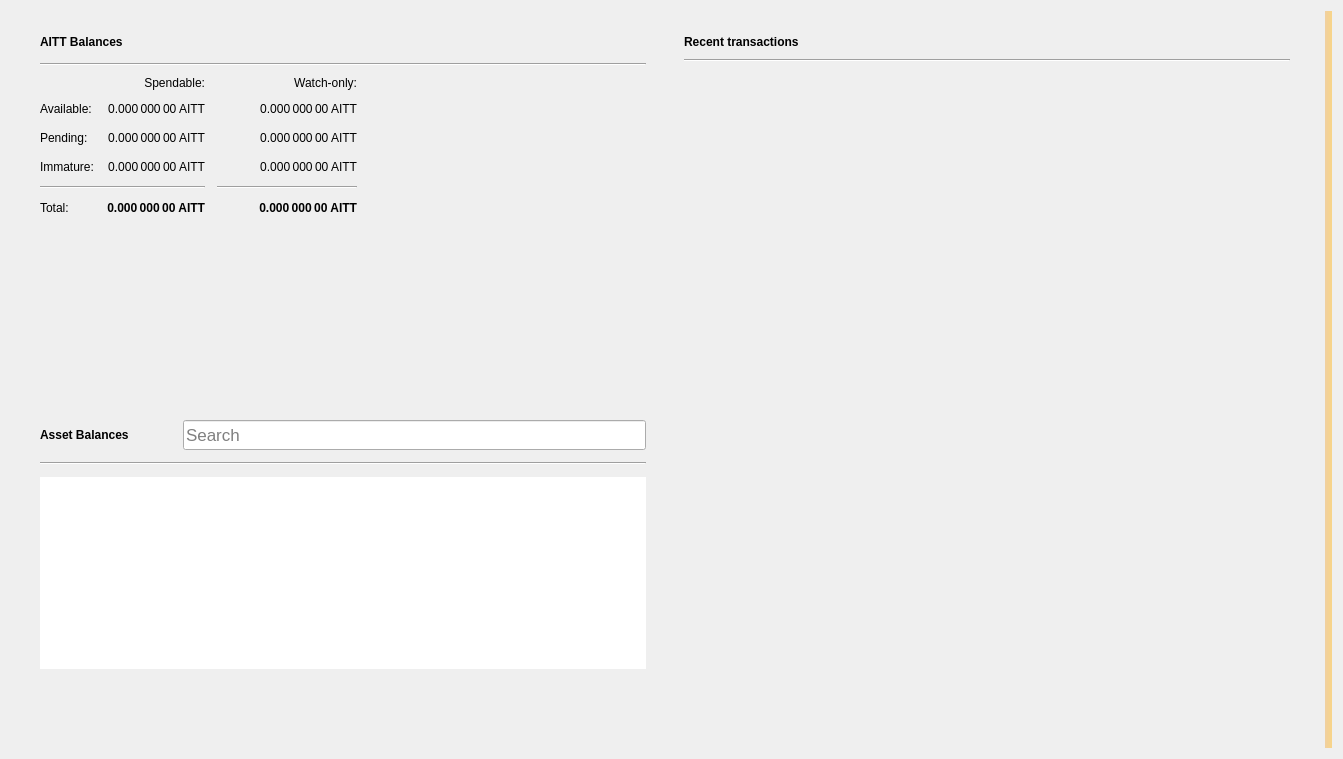
<?xml version="1.0" encoding="UTF-8"?>
<ui version="4.0">
 <class>OverviewPage</class>
 <widget class="QWidget" name="OverviewPage">
  <property name="geometry">
   <rect>
    <x>0</x>
    <y>0</y>
    <width>1343</width>
    <height>759</height>
   </rect>
  </property>
  <property name="minimumSize">
   <size>
    <width>760</width>
    <height>0</height>
   </size>
  </property>
  <property name="windowTitle">
   <string>Form</string>
  </property>
  <property name="autoFillBackground">
   <bool>false</bool>
  </property>
  <layout class="QGridLayout" name="gridLayout_3">
   <item row="0" column="1">
    <layout class="QVBoxLayout" name="verticalLayout_7">
     <property name="spacing">
      <number>0</number>
     </property>
     <property name="leftMargin">
      <number>0</number>
     </property>
     <property name="topMargin">
      <number>0</number>
     </property>
     <property name="rightMargin">
      <number>0</number>
     </property>
     <property name="bottomMargin">
      <number>0</number>
     </property>
     <item>
      <layout class="QHBoxLayout" name="horizontalLayout" stretch="0,0">
       <property name="spacing">
        <number>20</number>
       </property>
       <property name="sizeConstraint">
        <enum>QLayout::SetMinAndMaxSize</enum>
       </property>
       <property name="leftMargin">
        <number>20</number>
       </property>
       <property name="topMargin">
        <number>20</number>
       </property>
       <property name="rightMargin">
        <number>20</number>
       </property>
       <property name="bottomMargin">
        <number>20</number>
       </property>
       <item>
        <layout class="QVBoxLayout" name="verticalLayout_2">
         <property name="spacing">
          <number>0</number>
         </property>
         <property name="rightMargin">
          <number>0</number>
         </property>
         <item>
          <widget class="QFrame" name="frame">
           <property name="sizePolicy">
            <sizepolicy hsizetype="Preferred" vsizetype="Preferred">
             <horstretch>0</horstretch>
             <verstretch>0</verstretch>
            </sizepolicy>
           </property>
           <property name="minimumSize">
            <size>
             <width>350</width>
             <height>180</height>
            </size>
           </property>
           <property name="frameShape">
            <enum>QFrame::NoFrame</enum>
           </property>
           <property name="frameShadow">
            <enum>QFrame::Raised</enum>
           </property>
           <property name="lineWidth">
            <number>5</number>
           </property>
           <layout class="QVBoxLayout" name="verticalLayout_4">
            <property name="spacing">
             <number>10</number>
            </property>
            <property name="topMargin">
             <number>0</number>
            </property>
            <property name="bottomMargin">
             <number>0</number>
            </property>
            <item>
             <layout class="QHBoxLayout" name="horizontalLayout_4">
              <property name="spacing">
               <number>6</number>
              </property>
              <item>
               <widget class="QLabel" name="aittBalancesLabel">
                <property name="font">
                 <font>
                  <weight>75</weight>
                  <bold>true</bold>
                 </font>
                </property>
                <property name="text">
                 <string>AITT Balances</string>
                </property>
               </widget>
              </item>
              <item>
               <widget class="QPushButton" name="labelWalletStatus">
                <property name="enabled">
                 <bool>true</bool>
                </property>
                <property name="maximumSize">
                 <size>
                  <width>30</width>
                  <height>16777215</height>
                 </size>
                </property>
                <property name="toolTip">
                 <string>The displayed information may be out of date. Your wallet automatically synchronizes with the AITTCOIN network after a connection is established, but this process has not completed yet.</string>
                </property>
                <property name="text">
                 <string/>
                </property>
                <property name="icon">
                 <iconset>
                  <normaloff>:/icons/warning</normaloff>
                  <disabledoff>:/icons/warning</disabledoff>:/icons/warning</iconset>
                </property>
                <property name="iconSize">
                 <size>
                  <width>24</width>
                  <height>24</height>
                 </size>
                </property>
                <property name="flat">
                 <bool>true</bool>
                </property>
               </widget>
              </item>
              <item>
               <spacer name="horizontalSpacer_3">
                <property name="orientation">
                 <enum>Qt::Horizontal</enum>
                </property>
                <property name="sizeHint" stdset="0">
                 <size>
                  <width>40</width>
                  <height>20</height>
                 </size>
                </property>
               </spacer>
              </item>
             </layout>
            </item>
            <item>
             <widget class="Line" name="line_2">
              <property name="orientation">
               <enum>Qt::Horizontal</enum>
              </property>
             </widget>
            </item>
            <item>
             <layout class="QGridLayout" name="gridLayout">
              <property name="bottomMargin">
               <number>5</number>
              </property>
              <property name="spacing">
               <number>12</number>
              </property>
              <item row="3" column="2">
               <widget class="QLabel" name="labelWatchImmature">
                <property name="font">
                 <font>
                  <weight>50</weight>
                  <bold>false</bold>
                 </font>
                </property>
                <property name="cursor">
                 <cursorShape>IBeamCursor</cursorShape>
                </property>
                <property name="toolTip">
                 <string>Mined balance in watch-only addresses that has not yet matured</string>
                </property>
                <property name="text">
                 <string notr="true">0.000 000 00 AITT</string>
                </property>
                <property name="alignment">
                 <set>Qt::AlignRight|Qt::AlignTrailing|Qt::AlignVCenter</set>
                </property>
                <property name="textInteractionFlags">
                 <set>Qt::LinksAccessibleByMouse|Qt::TextSelectableByKeyboard|Qt::TextSelectableByMouse</set>
                </property>
               </widget>
              </item>
              <item row="2" column="3">
               <spacer name="horizontalSpacer_2">
                <property name="orientation">
                 <enum>Qt::Horizontal</enum>
                </property>
                <property name="sizeHint" stdset="0">
                 <size>
                  <width>40</width>
                  <height>20</height>
                 </size>
                </property>
               </spacer>
              </item>
              <item row="1" column="0">
               <widget class="QLabel" name="labelBalanceText">
                <property name="text">
                 <string>Available:</string>
                </property>
               </widget>
              </item>
              <item row="1" column="2">
               <widget class="QLabel" name="labelWatchAvailable">
                <property name="font">
                 <font>
                  <weight>50</weight>
                  <bold>false</bold>
                 </font>
                </property>
                <property name="cursor">
                 <cursorShape>IBeamCursor</cursorShape>
                </property>
                <property name="toolTip">
                 <string>Your current balance in watch-only addresses</string>
                </property>
                <property name="text">
                 <string notr="true">0.000 000 00 AITT</string>
                </property>
                <property name="alignment">
                 <set>Qt::AlignRight|Qt::AlignTrailing|Qt::AlignVCenter</set>
                </property>
                <property name="textInteractionFlags">
                 <set>Qt::LinksAccessibleByMouse|Qt::TextSelectableByKeyboard|Qt::TextSelectableByMouse</set>
                </property>
               </widget>
              </item>
              <item row="2" column="1">
               <widget class="QLabel" name="labelUnconfirmed">
                <property name="font">
                 <font>
                  <weight>50</weight>
                  <bold>false</bold>
                 </font>
                </property>
                <property name="cursor">
                 <cursorShape>IBeamCursor</cursorShape>
                </property>
                <property name="toolTip">
                 <string>Total of transactions that have yet to be confirmed, and do not yet count toward the spendable balance</string>
                </property>
                <property name="text">
                 <string notr="true">0.000 000 00 AITT</string>
                </property>
                <property name="alignment">
                 <set>Qt::AlignRight|Qt::AlignTrailing|Qt::AlignVCenter</set>
                </property>
                <property name="textInteractionFlags">
                 <set>Qt::LinksAccessibleByMouse|Qt::TextSelectableByKeyboard|Qt::TextSelectableByMouse</set>
                </property>
               </widget>
              </item>
              <item row="4" column="2">
               <widget class="Line" name="lineWatchBalance">
                <property name="sizePolicy">
                 <sizepolicy hsizetype="Preferred" vsizetype="Fixed">
                  <horstretch>0</horstretch>
                  <verstretch>0</verstretch>
                 </sizepolicy>
                </property>
                <property name="minimumSize">
                 <size>
                  <width>140</width>
                  <height>0</height>
                 </size>
                </property>
                <property name="orientation">
                 <enum>Qt::Horizontal</enum>
                </property>
               </widget>
              </item>
              <item row="0" column="1">
               <widget class="QLabel" name="labelSpendable">
                <property name="text">
                 <string>Spendable:</string>
                </property>
                <property name="alignment">
                 <set>Qt::AlignRight|Qt::AlignTrailing|Qt::AlignVCenter</set>
                </property>
               </widget>
              </item>
              <item row="3" column="0">
               <widget class="QLabel" name="labelImmatureText">
                <property name="text">
                 <string>Immature:</string>
                </property>
               </widget>
              </item>
              <item row="5" column="2">
               <widget class="QLabel" name="labelWatchTotal">
                <property name="font">
                 <font>
                  <weight>75</weight>
                  <bold>true</bold>
                 </font>
                </property>
                <property name="cursor">
                 <cursorShape>IBeamCursor</cursorShape>
                </property>
                <property name="toolTip">
                 <string>Current total balance in watch-only addresses</string>
                </property>
                <property name="text">
                 <string notr="true">0.000 000 00 AITT</string>
                </property>
                <property name="alignment">
                 <set>Qt::AlignRight|Qt::AlignTrailing|Qt::AlignVCenter</set>
                </property>
                <property name="textInteractionFlags">
                 <set>Qt::LinksAccessibleByMouse|Qt::TextSelectableByKeyboard|Qt::TextSelectableByMouse</set>
                </property>
               </widget>
              </item>
              <item row="4" column="0" colspan="2">
               <widget class="Line" name="line">
                <property name="orientation">
                 <enum>Qt::Horizontal</enum>
                </property>
               </widget>
              </item>
              <item row="0" column="2">
               <widget class="QLabel" name="labelWatchonly">
                <property name="text">
                 <string>Watch-only:</string>
                </property>
                <property name="alignment">
                 <set>Qt::AlignRight|Qt::AlignTrailing|Qt::AlignVCenter</set>
                </property>
               </widget>
              </item>
              <item row="5" column="1">
               <widget class="QLabel" name="labelTotal">
                <property name="font">
                 <font>
                  <weight>75</weight>
                  <bold>true</bold>
                 </font>
                </property>
                <property name="cursor">
                 <cursorShape>IBeamCursor</cursorShape>
                </property>
                <property name="toolTip">
                 <string>Your current total balance</string>
                </property>
                <property name="text">
                 <string notr="true">0.000 000 00 AITT</string>
                </property>
                <property name="alignment">
                 <set>Qt::AlignRight|Qt::AlignTrailing|Qt::AlignVCenter</set>
                </property>
                <property name="textInteractionFlags">
                 <set>Qt::LinksAccessibleByMouse|Qt::TextSelectableByKeyboard|Qt::TextSelectableByMouse</set>
                </property>
               </widget>
              </item>
              <item row="1" column="1">
               <widget class="QLabel" name="labelBalance">
                <property name="font">
                 <font>
                  <weight>50</weight>
                  <bold>false</bold>
                 </font>
                </property>
                <property name="cursor">
                 <cursorShape>IBeamCursor</cursorShape>
                </property>
                <property name="toolTip">
                 <string>Your current spendable balance</string>
                </property>
                <property name="text">
                 <string notr="true">0.000 000 00 AITT</string>
                </property>
                <property name="alignment">
                 <set>Qt::AlignRight|Qt::AlignTrailing|Qt::AlignVCenter</set>
                </property>
                <property name="textInteractionFlags">
                 <set>Qt::LinksAccessibleByMouse|Qt::TextSelectableByKeyboard|Qt::TextSelectableByMouse</set>
                </property>
               </widget>
              </item>
              <item row="2" column="0">
               <widget class="QLabel" name="labelPendingText">
                <property name="text">
                 <string>Pending:</string>
                </property>
               </widget>
              </item>
              <item row="5" column="0">
               <widget class="QLabel" name="labelTotalText">
                <property name="text">
                 <string>Total:</string>
                </property>
               </widget>
              </item>
              <item row="3" column="1">
               <widget class="QLabel" name="labelImmature">
                <property name="font">
                 <font>
                  <weight>50</weight>
                  <bold>false</bold>
                 </font>
                </property>
                <property name="cursor">
                 <cursorShape>IBeamCursor</cursorShape>
                </property>
                <property name="toolTip">
                 <string>Mined balance that has not yet matured</string>
                </property>
                <property name="text">
                 <string notr="true">0.000 000 00 AITT</string>
                </property>
                <property name="alignment">
                 <set>Qt::AlignRight|Qt::AlignTrailing|Qt::AlignVCenter</set>
                </property>
                <property name="textInteractionFlags">
                 <set>Qt::LinksAccessibleByMouse|Qt::TextSelectableByKeyboard|Qt::TextSelectableByMouse</set>
                </property>
               </widget>
              </item>
              <item row="2" column="2">
               <widget class="QLabel" name="labelWatchPending">
                <property name="font">
                 <font>
                  <weight>50</weight>
                  <bold>false</bold>
                 </font>
                </property>
                <property name="cursor">
                 <cursorShape>IBeamCursor</cursorShape>
                </property>
                <property name="toolTip">
                 <string>Unconfirmed transactions to watch-only addresses</string>
                </property>
                <property name="text">
                 <string notr="true">0.000 000 00 AITT</string>
                </property>
                <property name="alignment">
                 <set>Qt::AlignRight|Qt::AlignTrailing|Qt::AlignVCenter</set>
                </property>
                <property name="textInteractionFlags">
                 <set>Qt::LinksAccessibleByMouse|Qt::TextSelectableByKeyboard|Qt::TextSelectableByMouse</set>
                </property>
               </widget>
              </item>
             </layout>
            </item>
           </layout>
          </widget>
         </item>
         <item>
          <widget class="QWidget" name="assetVerticalSpaceWidget2" native="true">
           <property name="autoFillBackground">
            <bool>false</bool>
           </property>
           <layout class="QVBoxLayout" name="verticalLayout_6">
            <item>
             <spacer name="verticalSpacer_4">
              <property name="orientation">
               <enum>Qt::Vertical</enum>
              </property>
              <property name="sizeType">
               <enum>QSizePolicy::MinimumExpanding</enum>
              </property>
              <property name="sizeHint" stdset="0">
               <size>
                <width>20</width>
                <height>10</height>
               </size>
              </property>
             </spacer>
            </item>
           </layout>
          </widget>
         </item>
         <item>
          <widget class="QFrame" name="assetFrame">
           <property name="minimumSize">
            <size>
             <width>350</width>
             <height>150</height>
            </size>
           </property>
           <property name="autoFillBackground">
            <bool>true</bool>
           </property>
           <property name="frameShape">
            <enum>QFrame::NoFrame</enum>
           </property>
           <property name="frameShadow">
            <enum>QFrame::Plain</enum>
           </property>
           <property name="lineWidth">
            <number>0</number>
           </property>
           <layout class="QVBoxLayout" name="verticalLayout_5">
            <property name="spacing">
             <number>12</number>
            </property>
            <item>
             <layout class="QHBoxLayout" name="assetBalanceHorizontalLayout">
              <item alignment="Qt::AlignVCenter">
               <widget class="QLabel" name="assetBalanceLabel">
                <property name="font">
                 <font>
                  <weight>75</weight>
                  <bold>true</bold>
                 </font>
                </property>
                <property name="text">
                 <string>Asset Balances</string>
                </property>
               </widget>
              </item>
              <item>
               <widget class="QPushButton" name="labelAssetStatus">
                <property name="enabled">
                 <bool>true</bool>
                </property>
                <property name="maximumSize">
                 <size>
                  <width>30</width>
                  <height>16777215</height>
                 </size>
                </property>
                <property name="toolTip">
                 <string>The displayed information may be out of date. Your wallet automatically synchronizes with the AITTCOIN network after a connection is established, but this process has not completed yet.</string>
                </property>
                <property name="text">
                 <string/>
                </property>
                <property name="icon">
                 <iconset>
                  <normaloff>:/icons/warning</normaloff>
                  <disabledoff>:/icons/warning</disabledoff>:/icons/warning</iconset>
                </property>
                <property name="iconSize">
                 <size>
                  <width>24</width>
                  <height>24</height>
                 </size>
                </property>
                <property name="flat">
                 <bool>true</bool>
                </property>
               </widget>
              </item>
              <item alignment="Qt::AlignBottom">
               <widget class="QLineEdit" name="assetSearch">
                <property name="sizePolicy">
                 <sizepolicy hsizetype="Expanding" vsizetype="Preferred">
                  <horstretch>0</horstretch>
                  <verstretch>0</verstretch>
                 </sizepolicy>
                </property>
                <property name="minimumSize">
                 <size>
                  <width>0</width>
                  <height>30</height>
                 </size>
                </property>
                <property name="maximumSize">
                 <size>
                  <width>16777215</width>
                  <height>30</height>
                 </size>
                </property>
                <property name="sizeIncrement">
                 <size>
                  <width>0</width>
                  <height>0</height>
                 </size>
                </property>
                <property name="baseSize">
                 <size>
                  <width>0</width>
                  <height>0</height>
                 </size>
                </property>
                <property name="font">
                 <font>
                  <pointsize>13</pointsize>
                 </font>
                </property>
                <property name="maxLength">
                 <number>32</number>
                </property>
                <property name="frame">
                 <bool>true</bool>
                </property>
                <property name="alignment">
                 <set>Qt::AlignLeading|Qt::AlignLeft|Qt::AlignVCenter</set>
                </property>
                <property name="placeholderText">
                 <string>Search</string>
                </property>
                <property name="clearButtonEnabled">
                 <bool>true</bool>
                </property>
               </widget>
              </item>
             </layout>
            </item>
            <item>
             <widget class="Line" name="assetBalanceLine">
              <property name="orientation">
               <enum>Qt::Horizontal</enum>
              </property>
             </widget>
            </item>
            <item>
             <widget class="QListView" name="listAssets">
              <property name="frameShape">
               <enum>QFrame::NoFrame</enum>
              </property>
              <property name="lineWidth">
               <number>0</number>
              </property>
              <property name="verticalScrollMode">
               <enum>QAbstractItemView::ScrollPerItem</enum>
              </property>
             </widget>
            </item>
            <item>
             <widget class="QWidget" name="assetVerticalSpaceWidget" native="true">
              <property name="autoFillBackground">
               <bool>false</bool>
              </property>
              <layout class="QVBoxLayout" name="verticalLayout">
               <item>
                <spacer name="verticalSpacer_3">
                 <property name="orientation">
                  <enum>Qt::Vertical</enum>
                 </property>
                 <property name="sizeHint" stdset="0">
                  <size>
                   <width>20</width>
                   <height>20</height>
                  </size>
                 </property>
                </spacer>
               </item>
              </layout>
             </widget>
            </item>
           </layout>
          </widget>
         </item>
        </layout>
       </item>
       <item>
        <layout class="QVBoxLayout" name="verticalLayout_3">
         <property name="spacing">
          <number>20</number>
         </property>
         <property name="leftMargin">
          <number>0</number>
         </property>
         <item>
          <widget class="QFrame" name="frame_2">
           <property name="sizePolicy">
            <sizepolicy hsizetype="Preferred" vsizetype="Preferred">
             <horstretch>0</horstretch>
             <verstretch>0</verstretch>
            </sizepolicy>
           </property>
           <property name="minimumSize">
            <size>
             <width>350</width>
             <height>0</height>
            </size>
           </property>
           <property name="sizeIncrement">
            <size>
             <width>0</width>
             <height>300</height>
            </size>
           </property>
           <property name="frameShape">
            <enum>QFrame::NoFrame</enum>
           </property>
           <property name="frameShadow">
            <enum>QFrame::Plain</enum>
           </property>
           <property name="lineWidth">
            <number>0</number>
           </property>
           <layout class="QGridLayout" name="gridLayout_2">
            <property name="topMargin">
             <number>0</number>
            </property>
            <property name="horizontalSpacing">
             <number>12</number>
            </property>
            <item row="0" column="0">
             <layout class="QHBoxLayout" name="horizontalLayout_2">
              <property name="spacing">
               <number>6</number>
              </property>
              <item>
               <widget class="QLabel" name="recentTransactionsLabel">
                <property name="font">
                 <font>
                  <weight>75</weight>
                  <bold>true</bold>
                 </font>
                </property>
                <property name="text">
                 <string>Recent transactions</string>
                </property>
               </widget>
              </item>
              <item>
               <widget class="QPushButton" name="labelTransactionsStatus">
                <property name="enabled">
                 <bool>true</bool>
                </property>
                <property name="maximumSize">
                 <size>
                  <width>30</width>
                  <height>16777215</height>
                 </size>
                </property>
                <property name="toolTip">
                 <string>The displayed information may be out of date. Your wallet automatically synchronizes with the AITTCOIN network after a connection is established, but this process has not completed yet.</string>
                </property>
                <property name="text">
                 <string/>
                </property>
                <property name="icon">
                 <iconset>
                  <normaloff>:/icons/warning</normaloff>
                  <disabledoff>:/icons/warning</disabledoff>:/icons/warning</iconset>
                </property>
                <property name="iconSize">
                 <size>
                  <width>24</width>
                  <height>24</height>
                 </size>
                </property>
                <property name="flat">
                 <bool>true</bool>
                </property>
               </widget>
              </item>
              <item>
               <spacer name="horizontalSpacer">
                <property name="orientation">
                 <enum>Qt::Horizontal</enum>
                </property>
                <property name="sizeHint" stdset="0">
                 <size>
                  <width>40</width>
                  <height>20</height>
                 </size>
                </property>
               </spacer>
              </item>
             </layout>
            </item>
            <item row="2" column="0">
             <widget class="QListView" name="listTransactions">
              <property name="styleSheet">
               <string notr="true">QListView { background: transparent; }</string>
              </property>
              <property name="frameShape">
               <enum>QFrame::NoFrame</enum>
              </property>
              <property name="verticalScrollBarPolicy">
               <enum>Qt::ScrollBarAlwaysOff</enum>
              </property>
              <property name="horizontalScrollBarPolicy">
               <enum>Qt::ScrollBarAlwaysOff</enum>
              </property>
              <property name="selectionMode">
               <enum>QAbstractItemView::NoSelection</enum>
              </property>
             </widget>
            </item>
            <item row="1" column="0">
             <widget class="Line" name="line_3">
              <property name="orientation">
               <enum>Qt::Horizontal</enum>
              </property>
             </widget>
            </item>
           </layout>
          </widget>
         </item>
        </layout>
       </item>
      </layout>
     </item>
    </layout>
   </item>
   <item row="0" column="3">
    <widget class="QLabel" name="labelAlerts">
     <property name="visible">
      <bool>true</bool>
     </property>
     <property name="styleSheet">
      <string notr="true">QLabel { background-color: qlineargradient(x1: 0, y1: 0, x2: 1, y2: 0, stop:0 #F0D0A0, stop:1 #F8D488); color:#000000; }</string>
     </property>
     <property name="wordWrap">
      <bool>true</bool>
     </property>
     <property name="margin">
      <number>3</number>
     </property>
     <property name="textInteractionFlags">
      <set>Qt::TextSelectableByMouse</set>
     </property>
    </widget>
   </item>
  </layout>
 </widget>
 <resources/>
 <connections/>
</ui>
